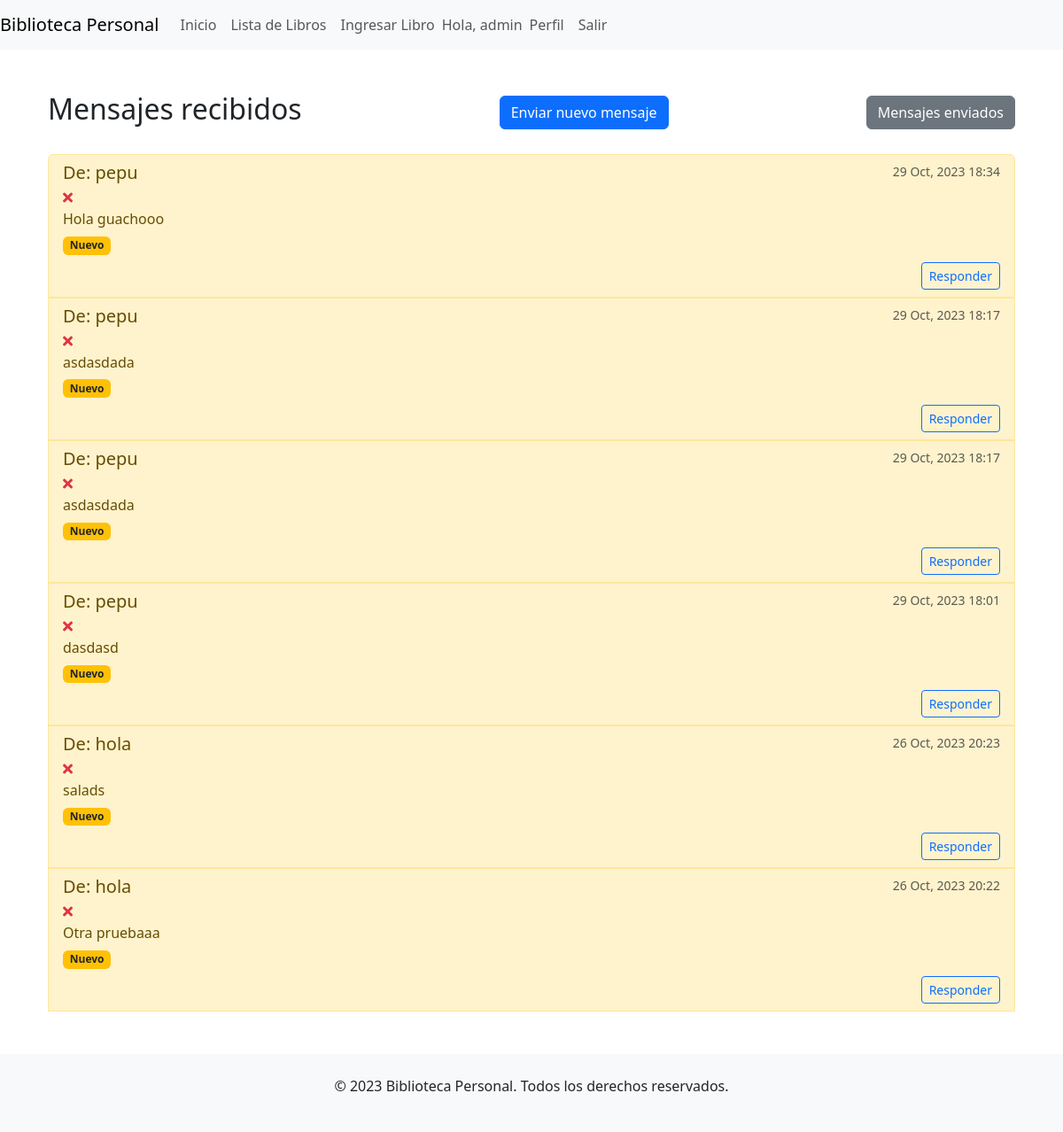
Page /mensajes/bandeja_entrada/ (signed in) on the committed database.
### mensajeria/models.py (models this page shows, shortened)
class Mensaje(models.Model):
    emisor = models.ForeignKey(User, related_name='mensajes_enviados', on_delete=models.CASCADE)
    receptor = models.ForeignKey(User, related_name='mensajes_recibidos', on_delete=models.CASCADE)
    contenido = models.TextField()
    fecha_enviado = models.DateTimeField(auto_now_add=True)
    leido = models.BooleanField(default=False)
    mensaje_original = models.ForeignKey('self', null=True, blank=True, on_delete=models.SET_NULL, related_name='respuestas')

### mensajeria/views.py (the view)
# urls.py: path('bandeja_entrada/', views.bandeja_entrada, name='bandeja_entrada'),
@login_required
def bandeja_entrada(request):
    mensajes_recibidos = Mensaje.objects.filter(receptor=request.user).order_by('-fecha_enviado')
    form = MensajeForm()
    return render(request, 'mensajeria/bandeja_entrada.html', {'mensajes': mensajes_recibidos, 'form': form})

### mensajeria/templates/mensajeria/bandeja_entrada.html (shortened to what this page needs)
{% extends "inicio/homepage.html" %} {% block content %}
<div class="container mt-5 mb-5">
  <div class="d-flex justify-content-between align-items-center">
    <h2>Mensajes recibidos</h2>
    <button
      type="button"
      class="btn btn-primary"
      data-bs-toggle="modal"
      data-bs-target="#enviarMensajeModal"
    >
      Enviar nuevo mensaje
    </button>
    <a href="{% url 'mensajes_enviados' %}" class="btn btn-secondary">
      Mensajes enviados
    </a>
  </div>
  {% if mensajes %}
  <ul class="list-group mt-4">
    {% for mensaje in mensajes %}
    <li
      class="list-group-item {% if not mensaje.leido %}list-group-item-warning{% endif %}"
    >
      <div class="d-flex w-100 justify-content-between">
        <h5 class="mb-1">De: {{ mensaje.emisor.username }}</h5>
        <small class="text-muted"
          >{{ mensaje.fecha_enviado|date:"d M, Y H:i" }}</small
        >
      </div>
      <div class="d-flex align-items-center">
        <a
          href="{% url 'eliminar_mensaje' mensaje.id %}"
          class="text-danger mr-2"
          title="Eliminar mensaje"
        >
          <i class="fas fa-times"></i>
        </a>
      </div>
      <p class="mb-1">{{ mensaje.contenido|truncatewords:20 }}</p>
      {% if not mensaje.leido %}
      <span class="badge bg-warning text-dark">Nuevo</span>
      {% endif %}
      <div class="mt-2 d-flex justify-content-end">
        {% if mensaje.emisor %}
        <button
          type="button"
          class="btn btn-sm btn-outline-primary"
          data-bs-toggle="modal"
          data-bs-target="#responderMensajeModal-{{ mensaje.id }}"
        >
          Responder
        </button>
        {% else %}
        <small class="text-muted"
          >El usuario no existe o ha desactivado su cuenta.</small
        >
        {% endif %}
      </div>
    </li>
    {% endfor %}
  </ul>
  {% else %}
  <div class="alert alert-info mt-3">Todavía no tienes ningún mensaje.</div>
  {% endif %}
</div>
{% endblock %}

### inicio/templates/inicio/homepage.html (shortened to what this page needs)
{% load static %}
<!DOCTYPE html>
<html lang="en">
  <head>
    <link rel="stylesheet" href="{% static 'css/bootstrap.min.css' %}" />
    <link
      rel="stylesheet"
      href="https://cdnjs.cloudflare.com/ajax/libs/font-awesome/5.15.3/css/all.min.css"
    />
    <link
      rel="stylesheet"
      type="text/css"
      href="{% static 'css/custom.css' %}"
    />
  </head>
  <body>
    <nav class="navbar navbar-expand-lg navbar-light bg-light">
      <a class="navbar-brand" href="#">Biblioteca Personal</a>
      <div class="collapse navbar-collapse" id="navbarNav">
        <ul class="navbar-nav">
          <li class="nav-item active">
            <a
              class="nav-link btn btn-outline-primary"
              href="{% url 'homepage' %}"
              >Inicio</a
            >
          </li>
          {% if user.is_authenticated %}
          <li class="nav-item">
            <a class="nav-link" href="{% url 'lista_libros' %}"
              >Lista de Libros</a
            >
          </li>
          <li class="nav-item">
            <a class="nav-link" href="{% url 'ingresar_libro' %}"
              >Ingresar Libro</a
            >
          </li>
          {% endif %}
        </ul>
        <ul class="navbar-nav ml-auto">
          {% if user.is_authenticated %}
          <span class="navbar-text greeting-text"
            >Hola, {{ user.username }}</span
          >
          <li class="nav-item">
            <a class="nav-link" href="{% url 'perfil' %}">Perfil</a>
          </li>
          <li class="nav-item">
            <a class="nav-link greeting-link" href="{% url 'logout' %}"
              >Salir</a
            >
          </li>
          {% endif %}
        </ul>
      </div>
    </nav>
    <div class="container mt-4">
       {% block content %} {% endblock %}
    </div>
    <footer class="bg-light py-4 mt-4">
      <div class="container text-center">
        <p>&copy; 2023 Biblioteca Personal. Todos los derechos reservados.</p>
      </div>
    </footer>
  </body>
</html>

### static/css/custom.css (style rules this page uses)
.navbar-nav.ml-auto { display: flex; align-items: center; }
.navbar { display: flex; justify-content: space-between; }
.navbar-nav { display: flex; align-items: center; }

### rows in the picture
Mensaje: emisor.username "pepu", fecha_enviado "29 Oct, 2023 18:34", contenido "Hola guachooo", leido "Nuevo"
Mensaje: emisor.username "pepu", fecha_enviado "29 Oct, 2023 18:17", contenido "asdasdada", leido "Nuevo"
Mensaje: emisor.username "pepu", fecha_enviado "29 Oct, 2023 18:17", contenido "asdasdada", leido "Nuevo"
Mensaje: emisor.username "pepu", fecha_enviado "29 Oct, 2023 18:01", contenido "dasdasd", leido "Nuevo"
Mensaje: emisor.username "hola", fecha_enviado "26 Oct, 2023 20:23", contenido "salads", leido "Nuevo"
Mensaje: emisor.username "hola", fecha_enviado "26 Oct, 2023 20:22", contenido "Otra pruebaaa", leido "Nuevo"

### other values in the picture
{{ user.username }} "admin"
